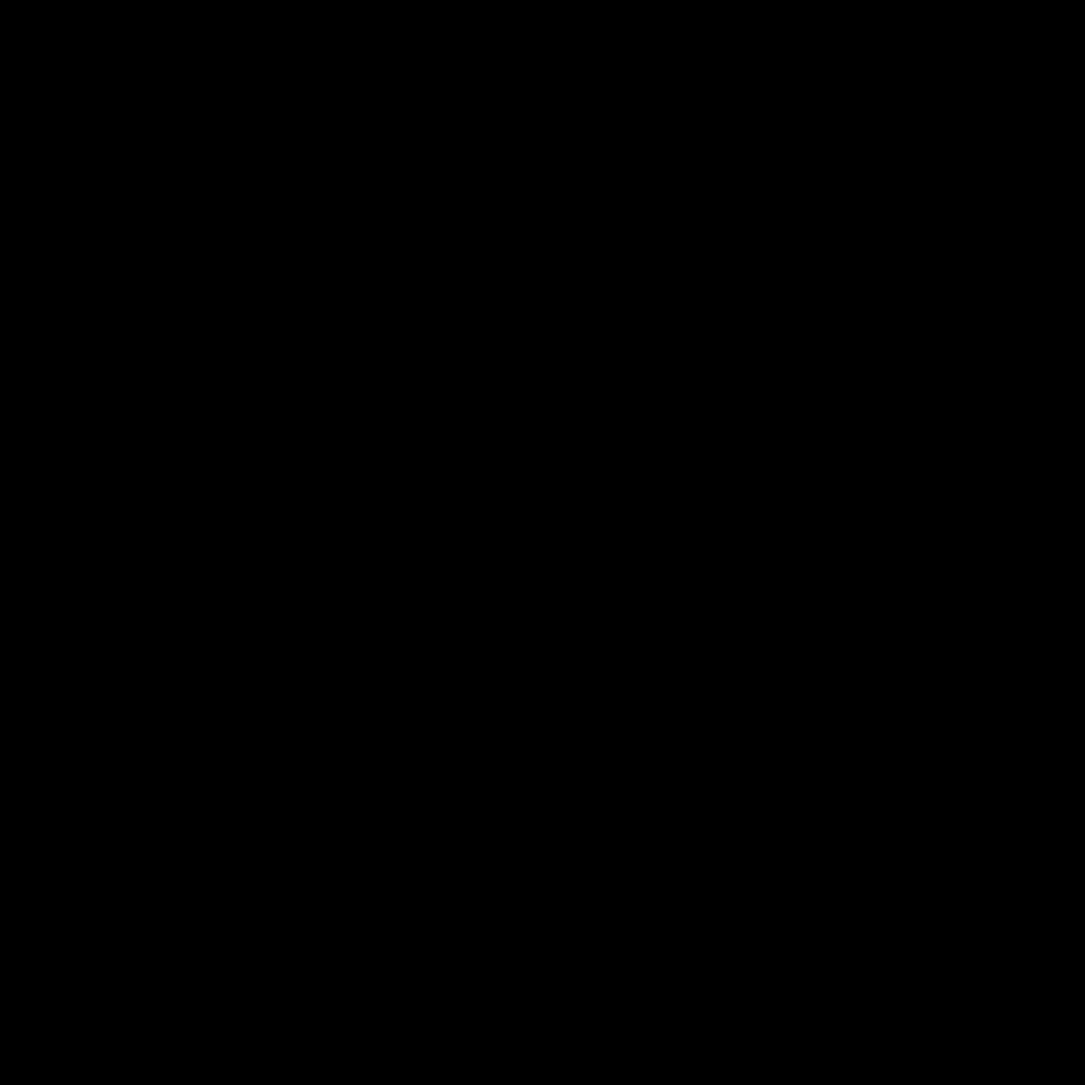
Frame 1 (no input)
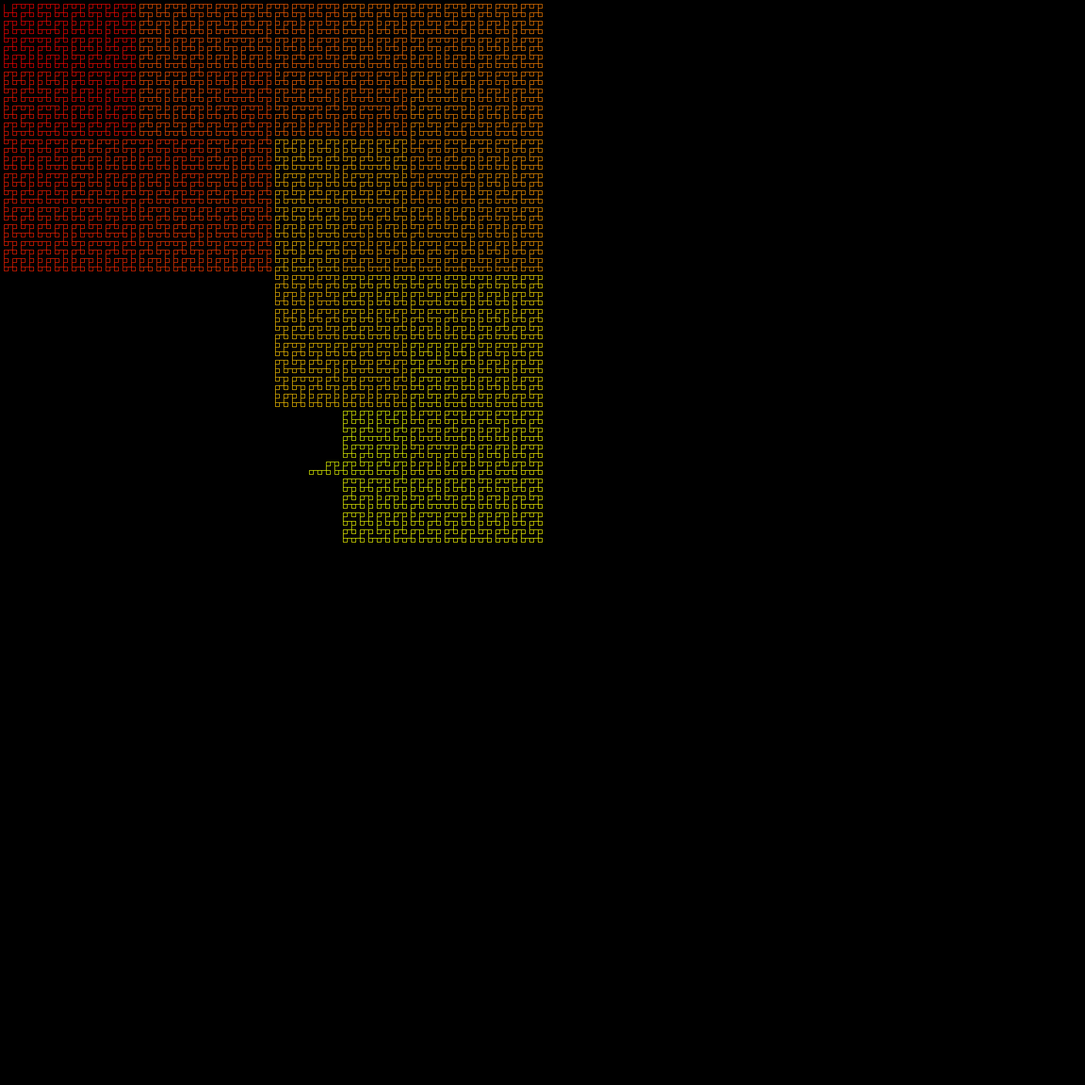
Frame 60 (the mouse pressed at the canvas centre just before this capture)
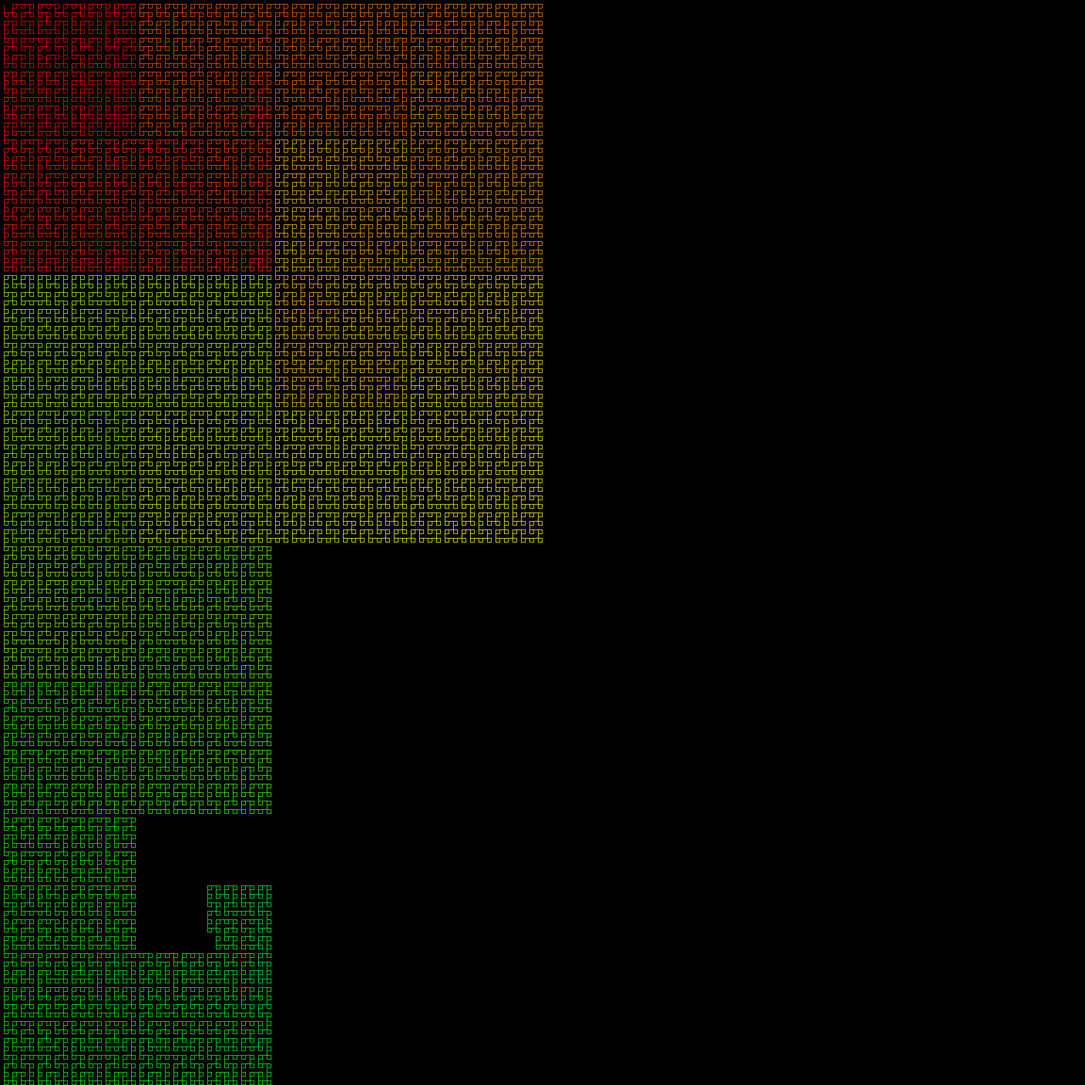
Frame 120 (the mouse held since frame 60 and released just before this capture)

The Processing sketch that drew these frames (run headless with seeded random() and noise(); from frame 60 on, the mouse is pressed at the canvas centre):

// Processing sketch: hilbertCurve
// ── hilbertCurve.pde
int order = 7;
int N = int(pow(2, order));
int total = N * N;

PVector[] path = new PVector[total];

void setup() {
  size(1920, 1920);
  colorMode(HSB, 360, 255, 255);
  background(0);
  float len = width / N;

  for (int i = 0; i < total; i++) {
    path[i] = hilbert(i);
    path[i].mult(len);
    path[i].add(len/2, len/2);
  }
}

int counter = 0;
void draw() {
  background(0);

  stroke(255);
  strokeWeight(1);
  noFill();
  //beginShape();
  for (int i = 1; i < counter; i++) {
    float h = map(i, 0, path.length, 0, 360);
    stroke(h, 255, 255);
    line(path[i].x, path[i].y, path[i-1].x, path[i-1].y);
    square(path[i].x, path[i].y, order);
    //square(path[i].x, path[i].y, order);
    //fill(map(i, 1, path.length, 1, 360));
  }
  //endShape();

  counter+=50;
  if (counter >= path.length) {
    counter = 0;
    
    save("hilbert.png");
    //exit();
  }

  //strokeWeight(4);
  //for (int i = 0; i < path.length; i++) {
  //  point(path[i].x, path[i].y);
  //  text(i, path[i].x+5, path[i].y);
  //}
}


PVector hilbert(int i) {
  PVector[] points = {
    new PVector(0, 0), 
    new PVector(0, 1), 
    new PVector(1, 1), 
    new PVector(1, 0)
  };

  int index = i & 3;
  PVector v = points[index];

  for (int j = 1; j < order; j++) {
    i = i >>> 2;
    index = i & 3;
    float len = pow(2, j);
    if (index == 0) {
      float temp = v.x;
      v.x = v.y;
      v.y = temp;
    } else if (index == 1) {
      v.y += len;
    } else if (index == 2) {
      v.x += len;
      v.y += len;
    } else if (index == 3) {
      float temp = len - 1 - v.x;
      v.x = len - 1 - v.y;
      v.y = temp;
      v.x += len;
    }
  }
  return v;
}
